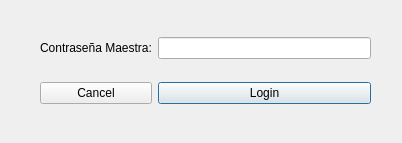
<?xml version="1.0" encoding="UTF-8"?>
<ui version="4.0">
 <class>LoginDialog</class>
 <widget class="QDialog" name="LoginDialog">
  <property name="geometry">
   <rect>
    <x>0</x>
    <y>0</y>
    <width>402</width>
    <height>143</height>
   </rect>
  </property>
  <property name="windowTitle">
   <string>Dialog</string>
  </property>
  <widget class="QWidget" name="gridLayoutWidget">
   <property name="geometry">
    <rect>
     <x>40</x>
     <y>20</y>
     <width>331</width>
     <height>101</height>
    </rect>
   </property>
   <layout class="QGridLayout" name="gridLayout">
    <item row="0" column="0">
     <widget class="QLabel" name="label">
      <property name="text">
       <string>Contraseña Maestra:</string>
      </property>
     </widget>
    </item>
    <item row="0" column="1">
     <widget class="QLineEdit" name="linePassword">
      <property name="echoMode">
       <enum>QLineEdit::EchoMode::Password</enum>
      </property>
     </widget>
    </item>
    <item row="1" column="1">
     <widget class="QPushButton" name="btnOk">
      <property name="text">
       <string>Login</string>
      </property>
     </widget>
    </item>
    <item row="1" column="0">
     <widget class="QPushButton" name="btnCancel">
      <property name="text">
       <string>Cancel</string>
      </property>
     </widget>
    </item>
   </layout>
  </widget>
 </widget>
 <resources/>
 <connections/>
</ui>
